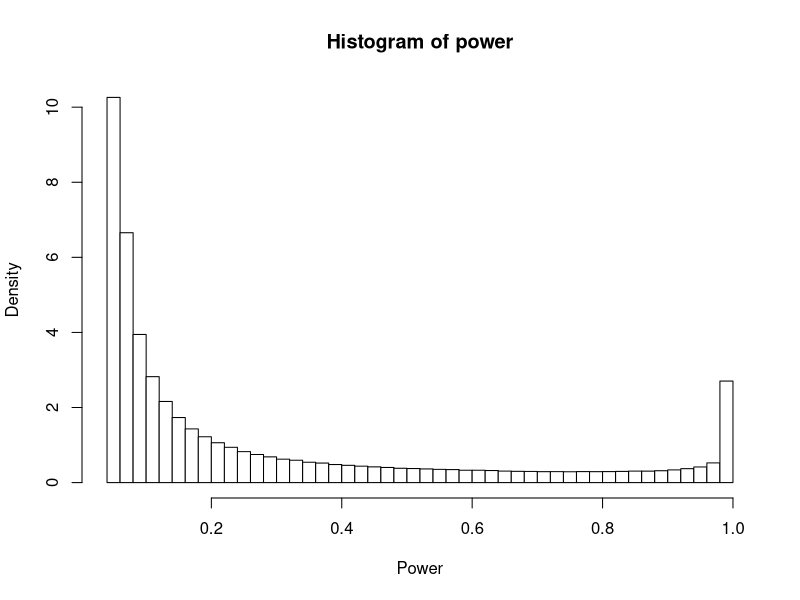
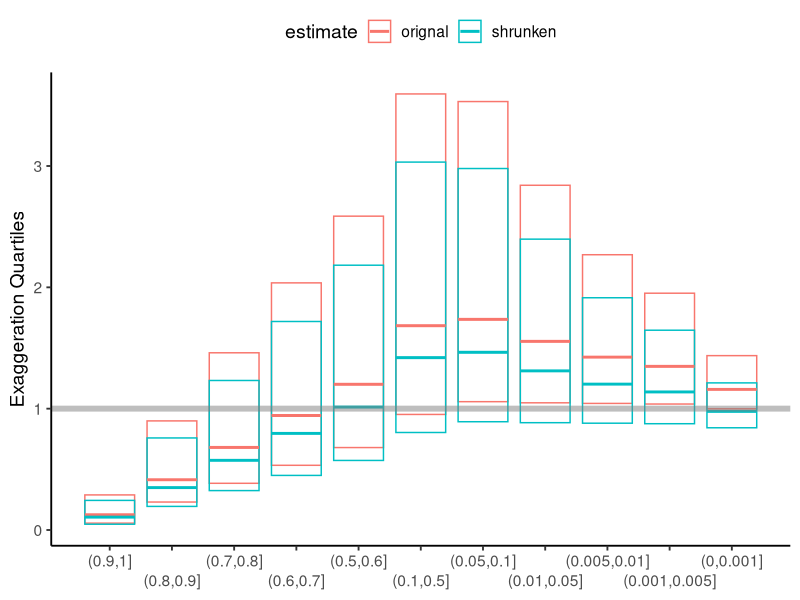

The R script that drew these images, in order:
## ---- chunk 1
#| code-fold: false
library(tidyverse)
rmix = function(n,p,m,s){
  d=rmultinom(n,1,p)
  rnorm(n,m%*%d,s%*%d)
}

# Standard deviation for the snr
s <- c(0.61, 1.42, 2.16, 5.64)
p <- c(0.32, 0.3, 0.3, 0.07)
m <- rep(0, 4)
n <- 1e6
snr <- rmix(n, p, m, s)
z <- rnorm(n, snr, 1)
## ---- chunk 2
#| code-fold: false
power <- pnorm(-1.96 - snr) + 1 - pnorm(1.96-snr)
hist(power, xlab = 'Power', breaks=40, col = 'white', probability = T)
## ---- chunk 3
#| code-fold: false

s_z <- c(1.17, 1.74, 2.38, 5.73)
s_weighted <- sqrt(weighted.mean(s_z^2, p))

new_snr <- rmix(n, p, m, s)
new_z <- rnorm(n, new_snr, 1)
shrunken_z <- new_z * 1.0 / (1/s_weighted^2 + 1)

new_exag <- abs(new_z/new_snr)
shrunken_exag <- abs(shrunken_z/new_snr)
## ---- chunk 4
p_values <- 2*pnorm(-abs(new_z))
p_strata <- cut(p_values, c(c(0, 0.001, 0.005, 0.01, 0.05, 0.1), seq(.5, 1, 0.1)))


df_sum <- tibble(
  p_strata = p_strata, 
  orignal = new_exag,
  shrunken = shrunken_exag
) %>% 
  pivot_longer(-p_strata, names_to = 'estimate', values_to = 'exag') %>% 
  group_by(p_strata, 
           estimate
           ) %>%
  summarise(
    q25 = quantile(exag, 0.25, na.rm = TRUE),
    q50 = quantile(exag, 0.50, na.rm = TRUE),
    q75 = quantile(exag, 0.75, na.rm = TRUE),
    mn = mean(exag)
  ) %>%
  mutate(strata_num = as.numeric(p_strata))

# Plot
ggplot(df_sum, aes(x = strata_num)) +
  geom_rect(aes(
    xmin = strata_num - 0.4, xmax = strata_num + 0.4,
    ymin = q25, ymax = q75, color=estimate
  ),
  fill = NA
  ) +
  geom_segment(aes(
    x = strata_num - 0.4, xend = strata_num + 0.4,
    y = q50, yend = q50, color=estimate
  ),
  size = 1
  ) +
  geom_hline(yintercept = 1, color = "grey50", size = 2, alpha = 0.5) +
  scale_x_reverse(
    breaks = unique(df_sum$strata_num),
    labels = levels(p_strata),
    guide = guide_axis(n.dodge = 2)
    
  ) +
  labs(
    x = NULL,
    y = "Exaggeration Quartiles"
  ) +
  theme_classic(base_size = 14) + 
  theme(
    legend.position = 'top'
  )




